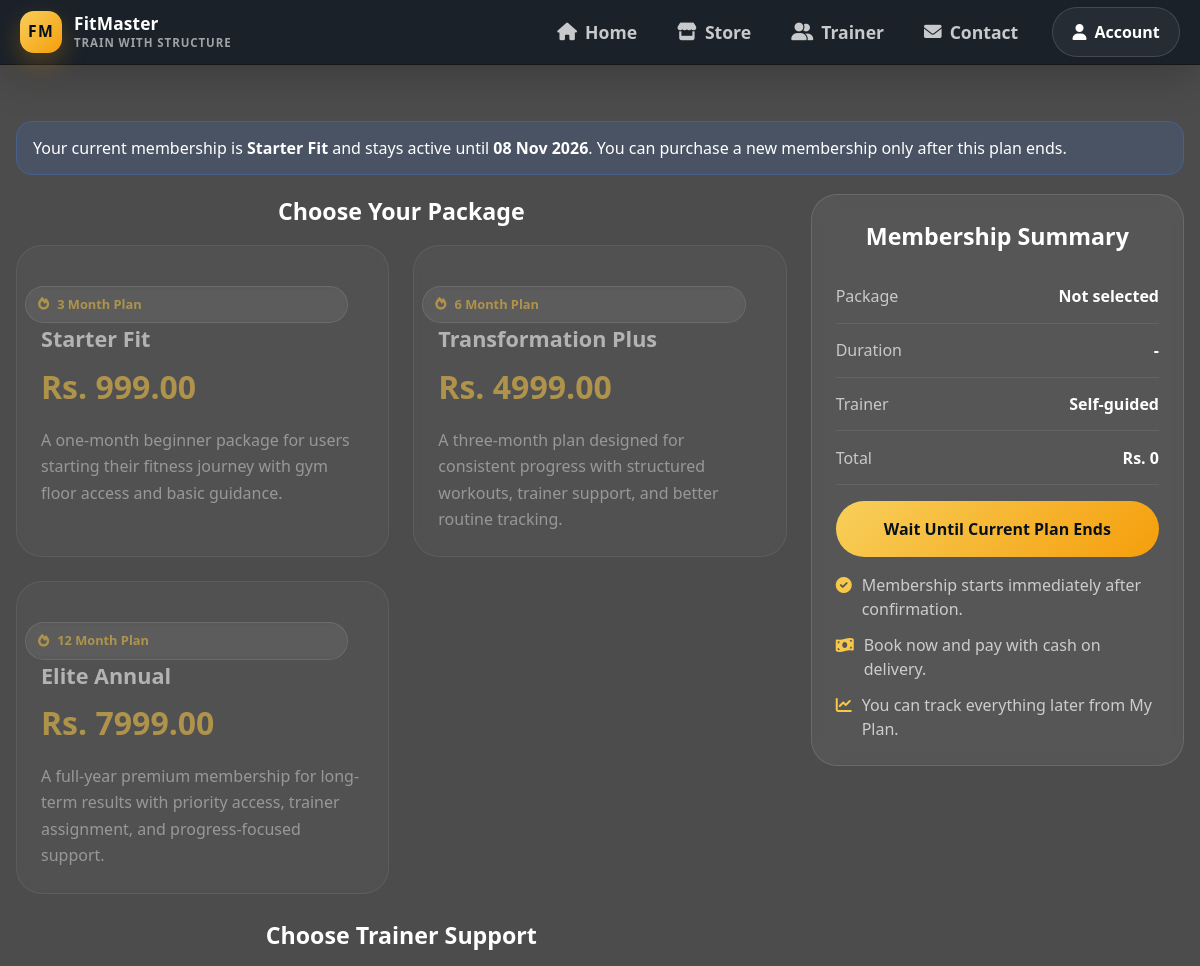
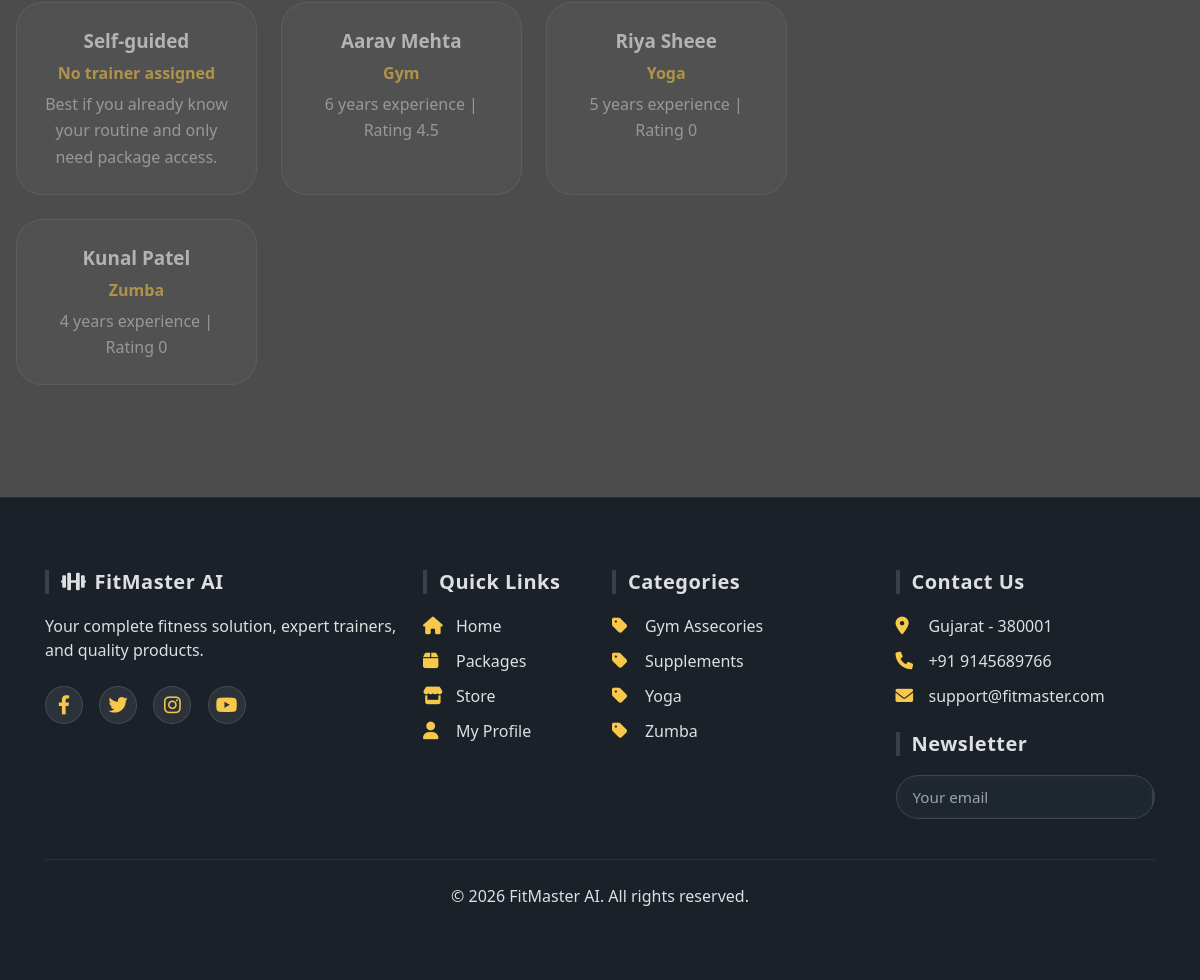
Page /membership/ (signed in) on the committed database (2 pictures, top to bottom).
### Fit/models.py (models this page shows, shortened)
class Membership(models.Model):
    customer = models.ForeignKey(User, on_delete=models.CASCADE)
    package = models.ForeignKey(Package, on_delete=models.CASCADE,default=True)
    trainer = models.ForeignKey(Trainer, on_delete=models.SET_NULL, null=True)
    start_date = models.DateField()
    end_date = models.DateField()
    status = models.CharField(max_length=20)

class Package(models.Model):
    name = models.CharField(max_length=100)
    duration_months = models.IntegerField()
    price = models.DecimalField(max_digits=10, decimal_places=2)
    description = models.TextField()

class Trainer(models.Model):
    CATEGORY_CHOICES = ( ('gym','Gym'), ('yoga','Yoga'), ('zumba','Zumba'))
    users=models.ForeignKey(User,on_delete=models.CASCADE)
    category=models.CharField(choices=CATEGORY_CHOICES)
    experience_year=models.IntegerField()
    specialization=models.CharField(max_length=200)
    qualification=models.CharField(max_length=100)

class Category(models.Model):
    name=models.CharField(max_length=100)
    image=models.ImageField(upload_to='Category_images')

### Fit/views.py (the view, shortened to what this page needs)
# urls.py: path('membership/',usermember,name='usermember'),
def usermember(request):
    if 'login' not in request.session:
        return redirect('login')
    user = User.objects.get(email=request.session['login'])
    active_membership = _get_active_membership(user)
    packages = Package.objects.all()
    trainers = Trainer.objects.select_related('users').all()
    trainer_cards = []
    for trainer in trainers:
        feedbacks = Feedback.objects.filter(trainer=trainer)
        rating = 0
        if feedbacks.exists():
            rating = round(sum(item.rating for item in feedbacks) / feedbacks.count(), 1)
        trainer_cards.append({
            'id': trainer.id,
            'name': f"{trainer.users.firstname} {trainer.users.lastname}".strip(),
            'specialty': trainer.category,
            'experience': trainer.experience_year,
            'rating': rating,
        })
    return render(request,'membership.html', {
        'packages': packages,
        'trainers': trainer_cards,
        'active_membership': active_membership,
    })

### Fit/context_processors.py (called while the page is built)
def footer_categories(request):
    return {
        'footer_categories': Category.objects.all().order_by('name')[:4]
    }

### Fit/views.py (called while the page is built)
def _get_active_membership(user):
    return (
        Membership.objects.filter(
            customer=user,
            status__iexact='Active',
            end_date__gte=date.today()
        )
        .select_related('package', 'trainer', 'trainer__users')
        .order_by('-end_date', '-id')
        .first()
    )

### Fit/templates/membership.html (shortened to what this page needs)
﻿{% extends "nav.html" %}
{% load static %}
{% block extra_css %}
<link rel="stylesheet" href="{% static 'css/templates/membership.css' %}">
{% endblock %}
{% block content %}
<div class="membership-wrap">
  {% if active_membership %}
  <div style="padding: 14px 16px; border-radius: 16px; color: white; background: rgba(59,130,246,.14); border: 1px solid rgba(59,130,246,.28); margin-bottom: 1.2rem;">
    Your current membership is <strong>{{ active_membership.package.name }}</strong> and stays active until <strong>{{ active_membership.end_date|date:"d M Y" }}</strong>. You can purchase a new membership only after this plan ends.
  </div>
  {% endif %}
  <form method="post" id="membershipForm">
    <div class="row g-4">
      <div class="col-xl-8">
        <div class="section-title">Choose Your Package</div>
        <div class="row g-4 mb-4">
          {% for package in packages %}
          <div class="col-md-6">
            <div class="card-glass package-card{% if active_membership %} disabled-card{% endif %}" >
              <div class="package-badge"><i class="fas fa-fire"></i>{{ package.duration_months }} Month Plan</div>
              <div style="font-size: 1.35rem; font-weight: 700; margin-bottom: .45rem;">{{ package.name }}</div>
              <div class="price">Rs. {{ package.price }}</div>
              <p class="package-copy mt-3 mb-0">{{ package.description }}</p>
            </div>
          </div>
          {% empty %}
          <div class="col-12"><div class="card-glass package-card">No packages are available right now.</div></div>
          {% endfor %}
        </div>
        <div class="section-title">Choose Trainer Support</div>
        <div class="row g-4">
          <div class="col-md-6 col-xl-4">
            <div class="card-glass trainer-card selected{% if active_membership %} disabled-card{% endif %}" {% if not active_membership %}onclick="selectTrainer(this, '0', 'Self-guided')"{% endif %}>
              <div class="trainer-name">Self-guided</div>
              <div class="trainer-meta">No trainer assigned</div>
              <p class="trainer-copy mb-0">Best if you already know your routine and only need package access.</p>
            </div>
          </div>
          {% for trainer in trainers %}
          <div class="col-md-6 col-xl-4">
            <div class="card-glass trainer-card{% if active_membership %} disabled-card{% endif %}" {% if not active_membership %}onclick="selectTrainer(this, '{{ trainer.id }}', '{{ trainer.name|escapejs }}')"{% endif %}>
              <div class="trainer-name">{{ trainer.name }}</div>
              <div class="trainer-meta">{{ trainer.specialty|title }}</div>
              <p class="trainer-copy mb-0">{{ trainer.experience }} years experience | Rating {{ trainer.rating }}</p>
            </div>
          </div>
          {% endfor %}
        </div>
      </div>
      <div class="col-xl-4">
        <div class="summary-panel">
          <div class="section-title">Membership Summary</div>
          <div class="summary-row"><span>Package</span><strong id="summary_package">Not selected</strong></div>
          <div class="summary-row"><span>Duration</span><strong id="summary_duration">-</strong></div>
          <div class="summary-row"><span>Trainer</span><strong id="summary_trainer">Self-guided</strong></div>
          <div class="summary-row"><span>Total</span><strong id="summary_total">Rs. 0</strong></div>
          <div style="display:grid; gap:12px;">
            <button type="submit" class="cta-btn" id="bookBtn" disabled{% if active_membership %} title="Current membership is still active"{% endif %}>
              {% if active_membership %}Wait Until Current Plan Ends{% else %}Book with Cash on Delivery{% endif %}
            </button>
          </div>
          <div class="helper-list">
            <div><i class="fas fa-check-circle"></i><span>Membership starts immediately after confirmation.</span></div>
            <div><i class="fas fa-money-bill-wave"></i><span>Book now and pay with cash on delivery.</span></div>
            <div><i class="fas fa-chart-line"></i><span>You can track everything later from My Plan.</span></div>
          </div>
        </div>
      </div>
    </div>
  </form>
</div>
{% endblock %}

### Fit/templates/nav.html (shortened to what this page needs)
﻿<!DOCTYPE html>
<html lang="en">
<head>
    <link href="https://cdn.jsdelivr.net/npm/bootstrap@5.3.2/dist/css/bootstrap.min.css" rel="stylesheet">
    <link rel="stylesheet" href="https://cdnjs.cloudflare.com/ajax/libs/font-awesome/6.0.0/css/all.min.css">
    <link href="https://unpkg.com/aos@2.3.1/dist/aos.css" rel="stylesheet">
    {% load static %}
    <link rel="stylesheet" href="{% static 'css/style.css' %}">
    <link rel="stylesheet" href="{% static 'css/templates/nav.css' %}">
    {% block extra_css %}{% endblock %}
</head>
<body>
<nav class="navbar navbar-expand-lg fixed-top glass-navbar site-navbar">
    <div class="container">
        <a class="navbar-brand site-brand" href="{% url 'index' %}">
            <span class="site-brand-mark">
                <span class="site-brand-initials">FM</span>
            </span>
            <span class="site-brand-copy">
                <span class="site-brand-title">FitMaster</span>
                <span class="site-brand-sub">Train With Structure</span>
            </span>
        </a>
        <div class="collapse navbar-collapse" id="navbarNav">
            <ul class="navbar-nav ms-auto site-nav-links">
                <li class="nav-item">
                    <a class="nav-link {% if request.path == '/' %}active{% endif %}" href="{% url 'index' %}"><i class="fas fa-house"></i>Home</a>
                </li>
                <li class="nav-item">
                    <a class="nav-link {% if request.path == '/store/' %}active{% endif %}" href="{% url 'store' %}"><i class="fas fa-store"></i>Store</a>
                </li>
                <li class="nav-item">
                    <a class="nav-link {% if request.path == '/trainer-detail/' %}active{% endif %}" href="{% url 'trainer_detail' %}"><i class="fas fa-user-group"></i>Trainer</a>
                </li>
                <li class="nav-item">
                    <a class="nav-link {% if request.path == '/contact/' %}active{% endif %}" href="{% url 'contact_page' %}">
                        <i class="fas fa-envelope"></i>Contact
                    </a>
                </li>
            </ul>
            <div class="site-nav-actions">
                {% if request.session.login %}
                    <div class="site-account-dropdown" id="accountDropdown">
                        <button class="site-pill site-dropdown-toggle site-pill-outline" type="button" id="accountDropdownToggle" aria-expanded="false" aria-controls="accountDropdownMenu">
                            <i class="fas fa-user"></i>Account
                        </button>
                    </div>
                {% endif %}
            </div>
        </div>
    </div>
</nav>
<main class="w-100">
    {% block content %}{% endblock %}
</main>
<footer class="glass-footer" id="contact">
    <div class="container">
        <div class="row g-4">
            <div class="col-lg-4 col-md-6">
                <h5><i class="fas fa-dumbbell me-2"></i>FitMaster AI</h5>
                <p class="mt-3">Your complete fitness solution, expert trainers, and quality
                    products.</p>
                <div class="social-links">
                    <a href="#"><i class="fab fa-facebook-f"></i></a>
                    <a href="#"><i class="fab fa-twitter"></i></a>
                    <a href="#"><i class="fab fa-instagram"></i></a>
                    <a href="#"><i class="fab fa-youtube"></i></a>
                </div>
            </div>
            <div class="col-lg-2 col-md-6">
                <h5>Quick Links</h5>
                <ul class="footer-links">
                    <li><a href="{% url 'index' %}"><i class="fas fa-home"></i> Home</a></li>
                    <li><a href="{% url 'usermember' %}"><i class="fas fa-box"></i> Packages</a></li>
                    <li><a href="{% url 'store' %}"><i class="fas fa-store"></i> Store</a></li>
                    <li><a href="{% url 'userprofile' %}"><i class="fas fa-user"></i> My Profile</a></li>
                </ul>
            </div>
            <div class="col-lg-3 col-md-6">
                <h5>Categories</h5>
                <ul class="footer-links">
                    {% for category in footer_categories %}
                    <li><a href="{% url 'product' category.id %}"><i class="fas fa-tag"></i> {{ category.name }}</a></li>
                    {% empty %}
                    <li><a href="{% url 'store' %}"><i class="fas fa-store"></i> Browse Products</a></li>
                    {% endfor %}
                </ul>
            </div>
            <div class="col-lg-3 col-md-6">
                <h5>Contact Us</h5>
                <ul class="footer-links">
                    <li><i class="fas fa-map-marker-alt"></i> Gujarat - 380001</li>
                    <li><i class="fas fa-phone"></i> +91 9145689766</li>
                    <li><i class="fas fa-envelope"></i> support@fitmaster.com</li>
                </ul>
                <h5 class="mt-4">Newsletter</h5>
                <form method="post" action="{% url 'subscribe_newsletter' %}" class="newsletter-form">
                    <input type="email" name="newsletter_email" placeholder="Your email" required>
                    <button type="submit"></button>
                </form>
            </div>
        </div>
        <div class="footer-bottom">
            <p>&copy; 2026 FitMaster AI. All rights reserved.</p>
        </div>
    </div>
</footer>
</body>
</html>

### Fit/static/css/templates/nav.css (style rules this page uses)
.site-navbar .container { min-height: 76px; }
.site-brand { display: inline-flex; align-items: center; gap: 12px; color: #ffffff !important; font-weight: 800 !important; letter-spacing: 0.02em; font-size: 1.3rem !important; line-height: 1; margin-right: 0; }
.site-brand-mark { width: 42px; height: 42px; border-radius: 14px; display: inline-flex; align-items: center; justify-content: center; background: linear-gradient(135deg, #f8cf5a, #f59e0b); color: #07111c; box-shadow: 0 10px 26px rgba(245, 158, 11, 0.28); flex-shrink: 0; }
.site-brand-initials { font-size: 0.98rem; font-weight: 900; letter-spacing: 0.08em; line-height: 1; }
.site-brand-copy { display: inline-flex; flex-direction: column; justify-content: center; align-items: flex-start; line-height: 1.05; }
.site-brand-title { display: block; font-size: 1.08rem; letter-spacing: 0.01em; }
.site-brand-sub { display: block; font-size: 0.72rem; font-weight: 600; color: rgba(255, 255, 255, 0.58); letter-spacing: 0.08em; text-transform: uppercase; margin-top: 4px; }
.site-nav-links { align-items: center; gap: 8px; }
.site-nav-links .nav-link { color: rgba(255, 255, 255, 0.76) !important; font-weight: 600; font-size: 0.95rem; border-radius: 999px; padding: 0.72rem 1rem !important; transition: 0.2s ease; display: inline-flex; align-items: center; gap: 8px; }
.site-nav-actions { display: flex; align-items: center; gap: 10px; margin-left: 18px; flex-wrap: wrap; }
.site-account-dropdown { position: relative; }
.site-pill { display: inline-flex; align-items: center; justify-content: center; gap: 8px; padding: 0.78rem 1.2rem; border-radius: 999px; text-decoration: none; font-weight: 700; transition: 0.2s ease; white-space: nowrap; }
.site-pill-outline { color: #ffffff !important; border: 1px solid rgba(255, 255, 255, 0.14); background: rgba(255, 255, 255, 0.05); }
.site-dropdown-toggle { border: 1px solid rgba(255, 255, 255, 0.14); background: rgba(255, 255, 255, 0.05); color: #ffffff; box-shadow: none; cursor: pointer; }

### Fit/templates/nav.html (style rules this page uses)
.glass-footer { background: rgba(7, 17, 28, 0.72) !important; backdrop-filter: blur(16px) !important; -webkit-backdrop-filter: blur(16px) !important; border-top: 1px solid rgba(255, 255, 255, 0.08) !important; color: #ffffff !important; }
.glass-footer h5, .glass-footer p, .glass-footer .footer-links li, .glass-footer .footer-links a, .glass-footer .footer-bottom, .glass-footer .footer-bottom p { color: rgba(255, 255, 255, 0.86) !important; }
.glass-footer h5 { border-left-color: rgba(255, 255, 255, 0.14) !important; }
.glass-footer .footer-links i, .glass-footer .newsletter-form button, .glass-footer .social-links a { color: #f8c84b !important; }
.glass-footer .social-links a { background: rgba(255, 255, 255, 0.08) !important; border: 1px solid rgba(255, 255, 255, 0.12) !important; }
.glass-footer .newsletter-form { background: rgba(255, 255, 255, 0.08) !important; border: 1px solid rgba(255, 255, 255, 0.12) !important; }
.glass-footer .newsletter-form input, .glass-footer .newsletter-form input::placeholder { color: rgba(255, 255, 255, 0.82) !important; }
.glass-footer .footer-bottom { border-top: 1px solid rgba(255, 255, 255, 0.08) !important; }

### rows in the picture
Membership: package.name "Starter Fit", end_date "08 Nov 2026"
Package: duration_months "3", name "Starter Fit", price "999.00", description "A one-month beginner package for users starting their fitness journey with gym floor access and basic guidance."
Package: duration_months "6", name "Transformation Plus", price "4999.00", description "A three-month plan designed for consistent progress with structured workouts, trainer support, and better routine tracking."
Package: duration_months "12", name "Elite Annual", price "7999.00", description "A full-year premium membership for long-term results with priority access, trainer assignment, and progress-focused support."
Trainer: specialty "Gym"
Trainer: specialty "Yoga"
Trainer: specialty "Zumba"
Category: name "Gym Assecories"
Category: name "Supplements"
Category: name "Yoga"
Category: name "Zumba"

### other values in the picture
{{ trainer.name }} "Aarav Mehta" "Riya Sheee" "Kunal Patel"
{{ trainer.experience }} "6" "5" "4"
{{ trainer.rating }} "4.5" "0" "0"
